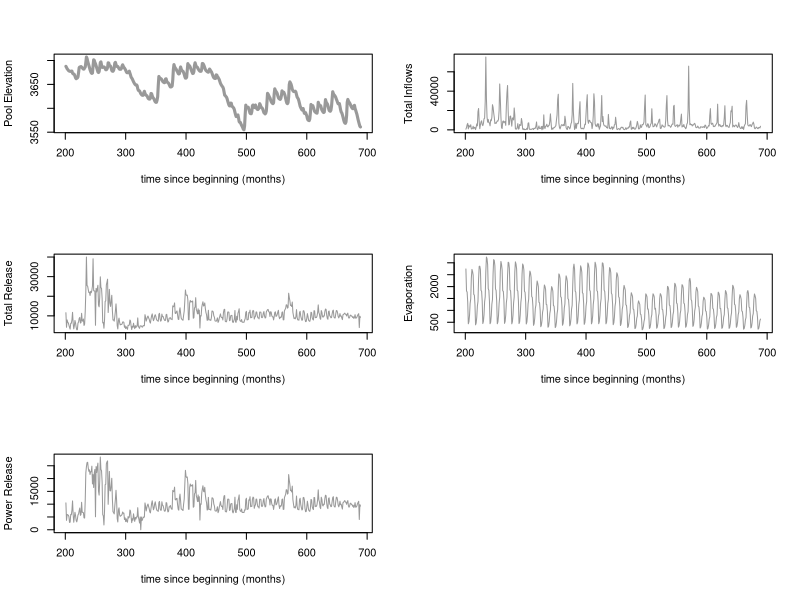
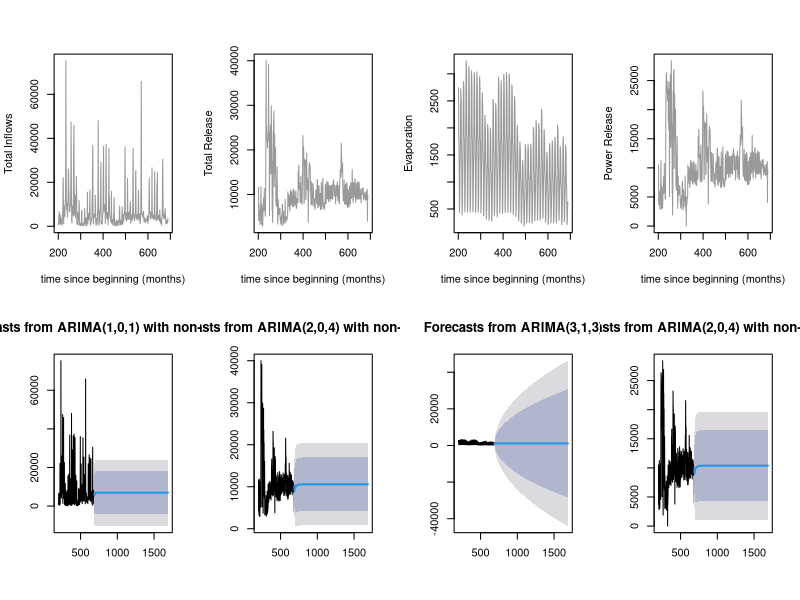
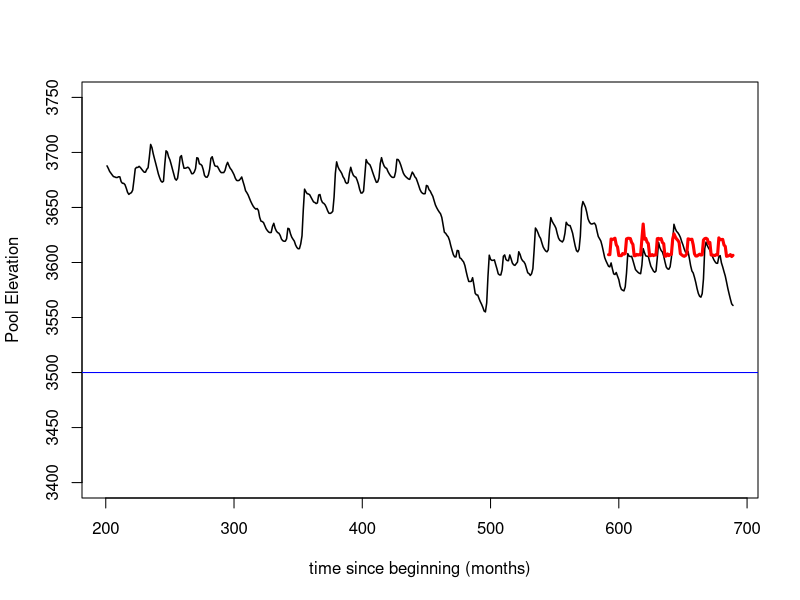
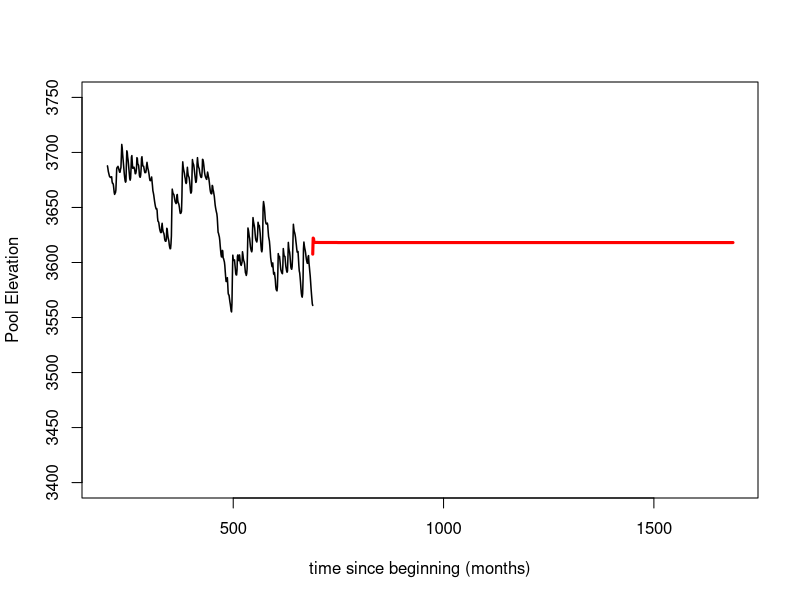
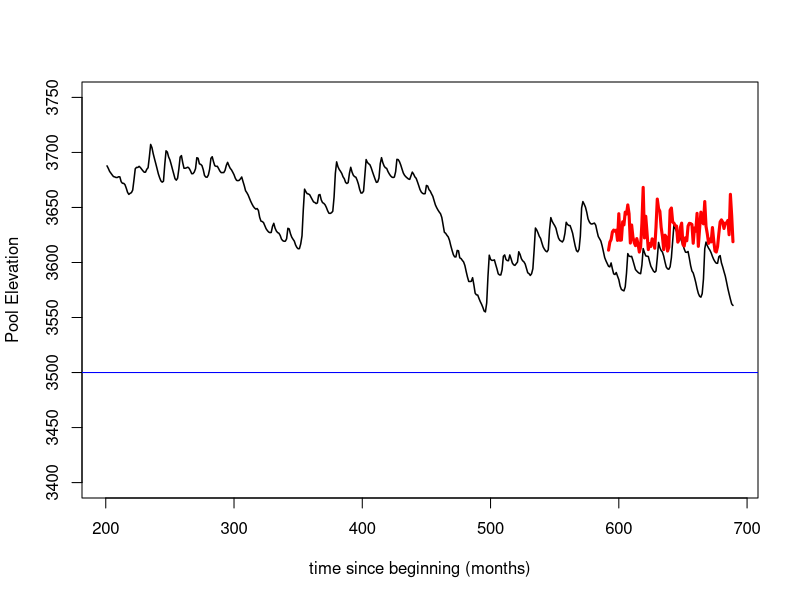
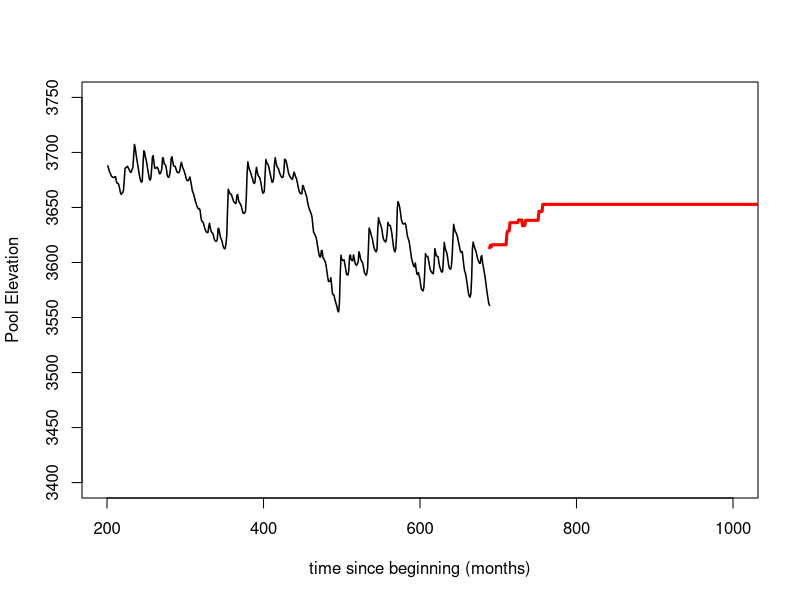
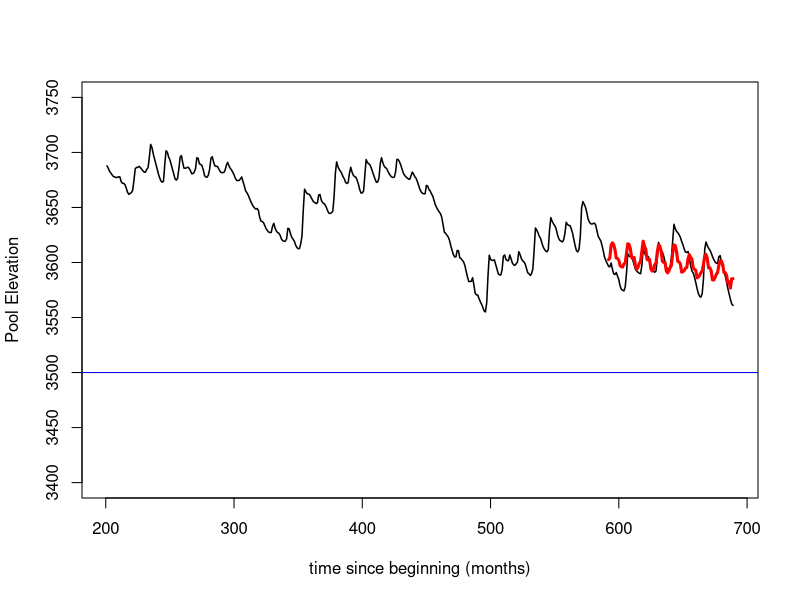
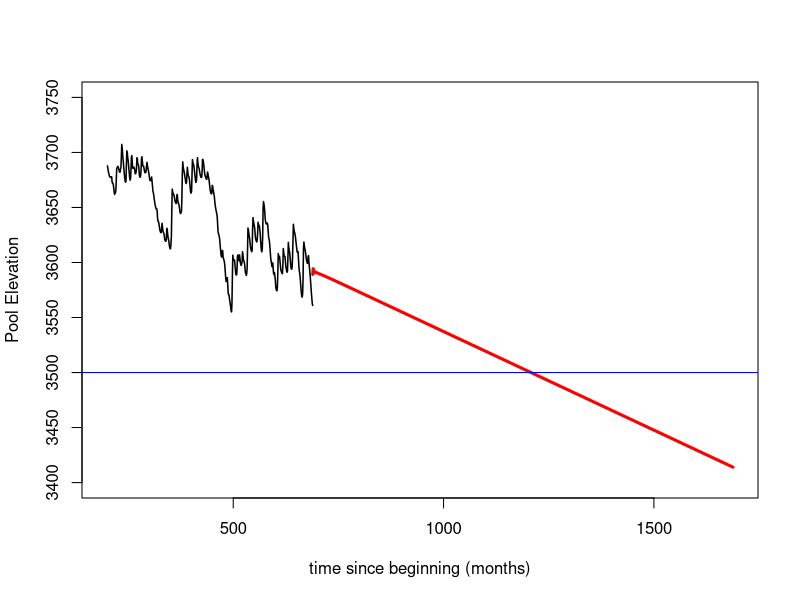

Recreate these plots in R, in order.
## ---- chunk 1
library(lubridate)
library(forecast)


# read and prep -----------------------------------------------------------
dat <- read.csv("Lake_Powel_Inflow_Elevatoin_Outflow_Evap.csv")

# Aggregate by each month (by minimum)
dat$YEAR_MONTH <- paste0(year(mdy(dat$datetime)), "_", month(mdy(dat$datetime)))

dat2 <- aggregate(dat[, 2:6], list(dat$YEAR_MONTH), min)

dat2$YEAR <- as.numeric(sapply(dat2$Group.1, function(x) unlist(strsplit(x, "_"))[1]))
dat2$MONTH <- as.numeric(sapply(dat2$Group.1, function(x) unlist(strsplit(x, "_"))[2]))

dat2$MONTHS_SINCE_BEG <- (dat2$YEAR - 1963) * 12 + (dat2$MONTH - 12)

# order by months since beginning
dat2 <- dat2[order(dat2$MONTHS_SINCE_BEG, decreasing = FALSE), ]

# start from month 200
dat2 <- dat2[dat2$MONTHS_SINCE_BEG > 200, ]


# time series plots -------------------------------------------------------
par(mfrow = c(3, 2))
plot(dat2$MONTHS_SINCE_BEG, dat2$pool.elevation, type =  "l", lty = 1, lwd = 3, col = "gray60",
     xlab = "time since beginning (months)", ylab = "Pool Elevation")

plot(dat2$MONTHS_SINCE_BEG, dat2$total.inflows, type =  "l", lty = 1, col = "gray60",
     xlab = "time since beginning (months)", ylab = "Total Inflows")

plot(dat2$MONTHS_SINCE_BEG, dat2$total.release, type =  "l", lty = 1, col = "gray60",
     xlab = "time since beginning (months)", ylab = "Total Release")

plot(dat2$MONTHS_SINCE_BEG, dat2$evaporation, type =  "l", lty = 1, col = "gray60",
     xlab = "time since beginning (months)", ylab = "Evaporation")

plot(dat2$MONTHS_SINCE_BEG, dat2$power.release, type =  "l", lty = 1, col = "gray60",
     xlab = "time since beginning (months)", ylab = "Power Release")
par(mfrow = c(1, 1))

# 
# # https://a-little-book-of-r-for-time-series.readthedocs.io/en/latest/src/timeseries.html
# library(forecast)
# 
# sensor <- ts(dat2$pool.elevation, frequency = 1, start = 200)
# fit <- auto.arima(sensor)
# fcast <- forecast(fit, h = 100)
# plot(fcast)
# grid()
# 
# fcast

# forecast each predictor -------------------------------------------------
for_plot <- list()
all_fcasts <- list()
for (variable in c("total.inflows", "total.release", "evaporation", "power.release")) {
    tmp <- ts(dat2[, variable], frequency = 1, start = 200)
    fit <- auto.arima(tmp)
    fcast <- forecast(fit, h = 1000)
    for_plot[[variable]]  <- fcast
    fcast <- as.data.frame(fcast)
    all_fcasts[[variable]] <- fcast
}

par(mfrow = c(2, 4))
plot(dat2$MONTHS_SINCE_BEG, dat2$total.inflows, type =  "l", lty = 1, col = "gray60",
     xlab = "time since beginning (months)", ylab = "Total Inflows")

plot(dat2$MONTHS_SINCE_BEG, dat2$total.release, type =  "l", lty = 1, col = "gray60",
     xlab = "time since beginning (months)", ylab = "Total Release")

plot(dat2$MONTHS_SINCE_BEG, dat2$evaporation, type =  "l", lty = 1, col = "gray60",
     xlab = "time since beginning (months)", ylab = "Evaporation")

plot(dat2$MONTHS_SINCE_BEG, dat2$power.release, type =  "l", lty = 1, col = "gray60",
     xlab = "time since beginning (months)", ylab = "Power Release")

plot(for_plot$total.inflows)
plot(for_plot$total.release)
plot(for_plot$evaporation)
plot(for_plot$power.release)
par(mfrow = c(1,1))


# split data --------------------------------------------------------------
library(caret)

# 80% in training - 20% testing split
train_idx <- seq_len(nrow(dat2) * .8)

train_dat <- dat2[train_idx, ]
test_dat <- dat2[-train_idx, ]

# fit RF model ------------------------------------------------------------

# Create control function for training with 10 folds. search method is grid.
control <- trainControl(method = "cv", 
                        number = 10, 
                        search = "grid")

# Create tunegrid with 15 values from 1:15 for mtry to tunning model. Our train function will change number of entry variable at each split according to tunegrid. 
tunegrid <- expand.grid(.mtry = (1:15)) 

rf_gridsearch <- train(pool.elevation ~ MONTHS_SINCE_BEG + total.inflows + total.release + evaporation + power.release,
                       data = train_dat,
                       method = "rf",
                       metric = "RMSE",
                       trControl = control,
                       tuneGrid = tunegrid)
print(rf_gridsearch)

predictions <- predict(rf_gridsearch, newdata = test_dat)

MSE_test <- sum((test_dat$pool.elevation - predictions)^2) / nrow(test_dat)
(RMSE <- sqrt(MSE_test))

plot(dat2$MONTHS_SINCE_BEG, dat2$pool.elevation, type =  "l", lty = 1, lwd = 1.5,
     xlab = "time since beginning (months)", ylab = "Pool Elevation", ylim = c(3400, 3750))
lines(test_dat$MONTHS_SINCE_BEG, predictions, col = "red", lwd = 3)
abline(h = 3500, col = "blue")


# forecast pool elevation
all_predictions <- c()
for (t in rownames(all_fcasts$total.inflows)) {
    tmp <- predict(rf_gridsearch,
                   newdata = data.frame(MONTHS_SINCE_BEG = as.numeric(t), 
                                        total.inflows = all_fcasts$total.inflows[t, "Point Forecast"],
                                        total.release = all_fcasts$total.release[t, "Point Forecast"],
                                        evaporation = all_fcasts$evaporation[t, "Point Forecast"],
                                        power.release = all_fcasts$power.release[t, "Point Forecast"]))
    
    all_predictions <- c(all_predictions, tmp)
}

names(all_predictions) <- rownames(all_fcasts$total.inflows)




plot(dat2$MONTHS_SINCE_BEG, dat2$pool.elevation, type =  "l", lty = 1, lwd = 1.5,
     xlab = "time since beginning (months)", ylab = "Pool Elevation", ylim = c(3400, 3750), 
     xlim = c(200, max(as.numeric(rownames(all_fcasts$total.inflows)))))
lines(as.numeric(names(all_predictions)), all_predictions, col = "red", lwd = 3)

# fit kNN model -----------------------------------------------------------

# Create control function for training with 10 folds. search method is grid.
control <- trainControl(method = "cv", 
                        number = 10, 
                        search = "grid")

knn_model <- train(pool.elevation ~ MONTHS_SINCE_BEG + total.inflows + total.release + evaporation + power.release,
                       data = train_dat,
                       method = "knn",
                       metric = "RMSE",
                       trControl = control)
print(knn_model)

predictions <- predict(knn_model, newdata = test_dat)

MSE_test <- sum((test_dat$pool.elevation - predictions)^2) / nrow(test_dat)
(RMSE <- sqrt(MSE_test))

plot(dat2$MONTHS_SINCE_BEG, dat2$pool.elevation, type =  "l", lty = 1, lwd = 1.5,
     xlab = "time since beginning (months)", ylab = "Pool Elevation", ylim = c(3400, 3750))
lines(test_dat$MONTHS_SINCE_BEG, predictions, col = "red", lwd = 3)
abline(h = 3500, col = "blue")



all_predictions <- c()
for (t in rownames(all_fcasts$total.inflows)) {
    tmp <- predict(knn_model,
                   newdata = data.frame(MONTHS_SINCE_BEG = as.numeric(t), 
                                        total.inflows = all_fcasts$total.inflows[t, "Point Forecast"],
                                        total.release = all_fcasts$total.release[t, "Point Forecast"],
                                        evaporation = all_fcasts$evaporation[t, "Point Forecast"],
                                        power.release = all_fcasts$power.release[t, "Point Forecast"]))
    
    all_predictions <- c(all_predictions, tmp)
}


names(all_predictions) <- rownames(all_fcasts$total.inflows)


plot(dat2$MONTHS_SINCE_BEG, dat2$pool.elevation, type =  "l", lty = 1, lwd = 1.5,
     xlab = "time since beginning (months)", ylab = "Pool Elevation", ylim = c(3400, 3750), xlim = c(200, 1000))
lines(as.numeric(names(all_predictions)), all_predictions, col = "red", lwd = 3)


# fit Lasso model ---------------------------------------------------------

# Create control function for training with 10 folds. search method is grid.
control <- trainControl(method = "cv", 
                        number = 10, 
                        search = "grid")

lambda <- 10^seq(-3, 3, length = 100)
lasso_model <- train(pool.elevation ~ MONTHS_SINCE_BEG + total.inflows + total.release + evaporation + power.release,
                   data = train_dat,
                   method = "glmnet",
                   metric = "RMSE",
                   trControl = control,
                   tuneGrid = expand.grid(alpha = 1, lambda = lambda))

print(lasso_model)

predictions <- predict(lasso_model, newdata = test_dat)

MSE_test <- sum((test_dat$pool.elevation - predictions)^2) / nrow(test_dat)
(RMSE <- sqrt(MSE_test))

plot(dat2$MONTHS_SINCE_BEG, dat2$pool.elevation, type =  "l", lty = 1, lwd = 1.5,
     xlab = "time since beginning (months)", ylab = "Pool Elevation", ylim = c(3400, 3750))
lines(test_dat$MONTHS_SINCE_BEG, predictions, col = "red", lwd = 3)
abline(h = 3500, col = "blue")


# forecast pool elevation
all_predictions <- c()
for (t in rownames(all_fcasts$total.inflows)) {
    tmp <- predict(lasso_model,
                   newdata = data.frame(MONTHS_SINCE_BEG = as.numeric(t), 
                                        total.inflows = all_fcasts$total.inflows[t, "Point Forecast"],
                                        total.release = all_fcasts$total.release[t, "Point Forecast"],
                                        evaporation = all_fcasts$evaporation[t, "Point Forecast"],
                                        power.release = all_fcasts$power.release[t, "Point Forecast"]))
    
    all_predictions <- c(all_predictions, tmp)
}


names(all_predictions) <- rownames(all_fcasts$total.inflows)


plot(dat2$MONTHS_SINCE_BEG, dat2$pool.elevation, type =  "l", lty = 1, lwd = 1.5,
     xlab = "time since beginning (months)", ylab = "Pool Elevation", ylim = c(3400, 3750), xlim = c(200, max(as.numeric(rownames(all_fcasts$total.inflows)))))
lines(as.numeric(names(all_predictions)), all_predictions, col = "red", lwd = 3)
abline(h = 3500, col = "blue")

